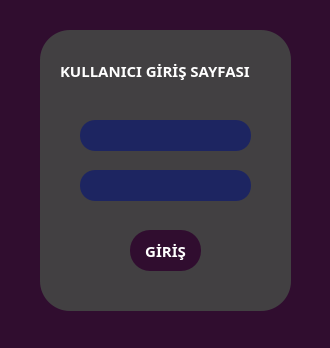
<?xml version="1.0" encoding="UTF-8"?>
<ui version="4.0">
 <class>Form</class>
 <widget class="QWidget" name="Form">
  <property name="geometry">
   <rect>
    <x>0</x>
    <y>0</y>
    <width>330</width>
    <height>348</height>
   </rect>
  </property>
  <property name="windowTitle">
   <string>Form</string>
  </property>
  <property name="styleSheet">
   <string notr="true">background-color: rgb(48, 13, 47);</string>
  </property>
  <widget class="QLabel" name="label">
   <property name="geometry">
    <rect>
     <x>40</x>
     <y>30</y>
     <width>251</width>
     <height>281</height>
    </rect>
   </property>
   <property name="styleSheet">
    <string notr="true">background-color:rgb(66, 64, 66);border-radius:30px</string>
   </property>
   <property name="text">
    <string/>
   </property>
  </widget>
  <widget class="QLabel" name="label_2">
   <property name="geometry">
    <rect>
     <x>60</x>
     <y>50</y>
     <width>221</width>
     <height>41</height>
    </rect>
   </property>
   <property name="font">
    <font>
     <family>Segoe Script</family>
     <pointsize>11</pointsize>
     <weight>75</weight>
     <bold>true</bold>
    </font>
   </property>
   <property name="styleSheet">
    <string notr="true">color:white;
background-color:rgb(66, 64, 66);</string>
   </property>
   <property name="text">
    <string>KULLANICI GİRİŞ SAYFASI</string>
   </property>
  </widget>
  <widget class="QLineEdit" name="lnad">
   <property name="geometry">
    <rect>
     <x>80</x>
     <y>120</y>
     <width>171</width>
     <height>31</height>
    </rect>
   </property>
   <property name="styleSheet">
    <string notr="true">background-color:rgb(29,37,97);border:none;border-radius:15px;color:white;padding-left:10px;padding-right:10px;
</string>
   </property>
   <property name="text">
    <string/>
   </property>
  </widget>
  <widget class="QLineEdit" name="lnsifre">
   <property name="geometry">
    <rect>
     <x>80</x>
     <y>170</y>
     <width>171</width>
     <height>31</height>
    </rect>
   </property>
   <property name="styleSheet">
    <string notr="true">background-color:rgb(29,37,97);border:none;border-radius:15px;color:white;padding:10px;padding-right:10px;
</string>
   </property>
   <property name="text">
    <string/>
   </property>
   <property name="echoMode">
    <enum>QLineEdit::Password</enum>
   </property>
  </widget>
  <widget class="QPushButton" name="pushButtongiris">
   <property name="geometry">
    <rect>
     <x>130</x>
     <y>230</y>
     <width>71</width>
     <height>41</height>
    </rect>
   </property>
   <property name="font">
    <font>
     <family>Segoe Print</family>
     <pointsize>11</pointsize>
     <weight>75</weight>
     <bold>true</bold>
    </font>
   </property>
   <property name="styleSheet">
    <string notr="true">QPushButton{color:white;border:none;border-radius:20px;}
QPushButton::hover{background-color:black;}</string>
   </property>
   <property name="text">
    <string>GİRİŞ</string>
   </property>
  </widget>
 </widget>
 <resources/>
 <connections/>
</ui>
